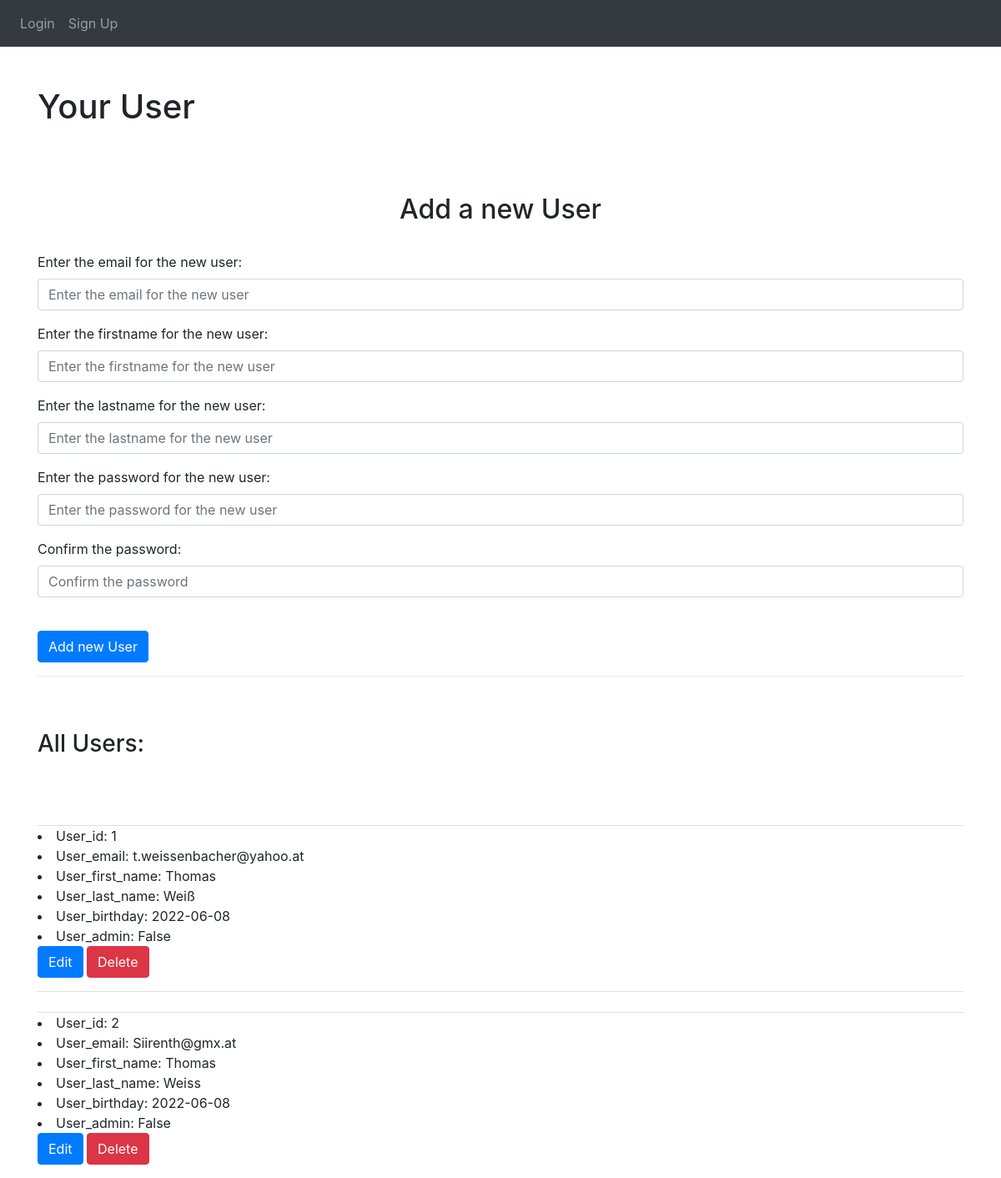
The app's page /all_users, older data.
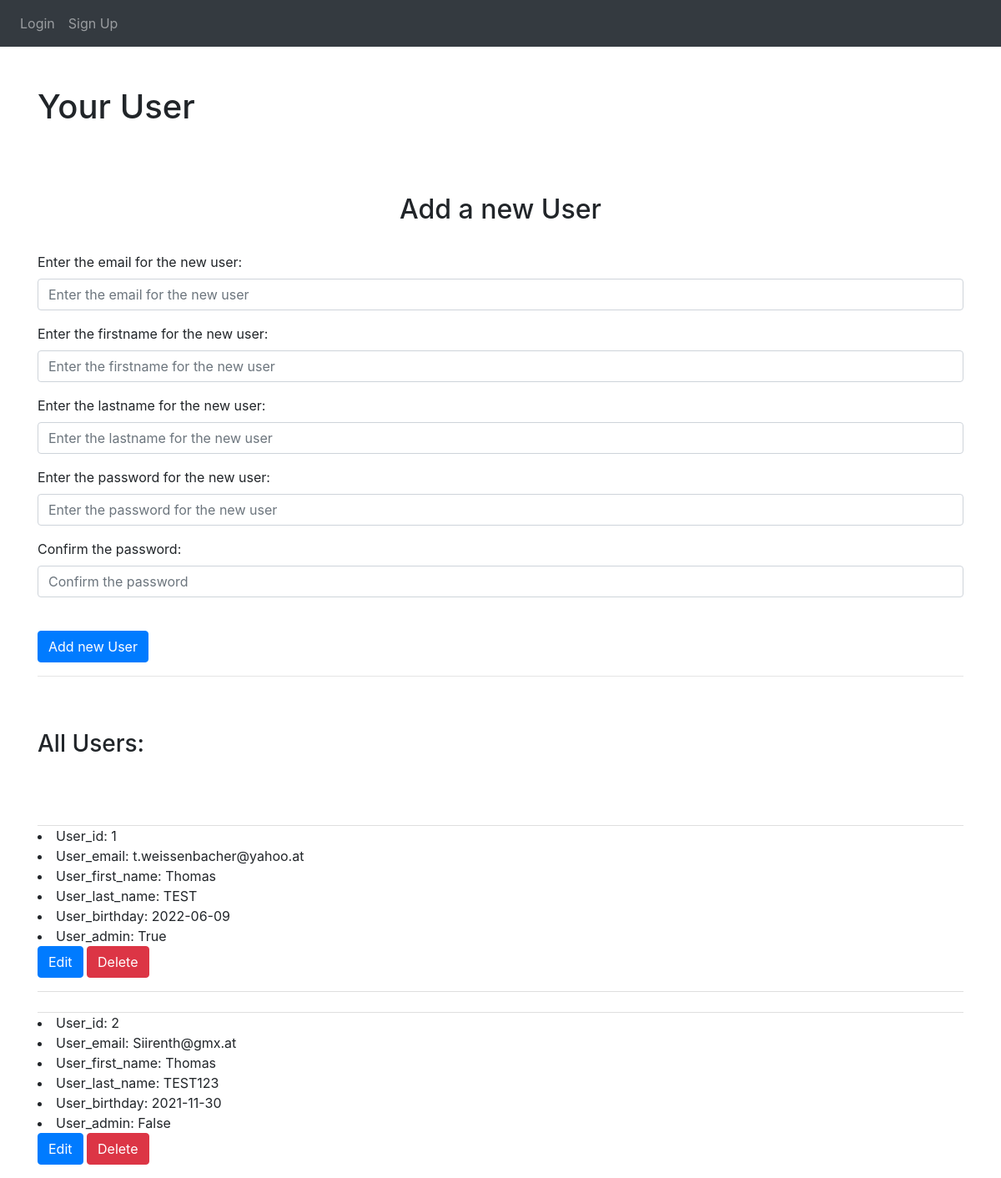
The same page, newer data.
### website/models.py (models this page shows)
class User(db.Model, UserMixin):
    id = db.Column(db.Integer, primary_key=True)
    email = db.Column(db.String(150), unique=True)
    password = db.Column(db.String(150))
    first_name = db.Column(db.String(150))
    last_name = db.Column(db.String(150))
    birthday = db.Column(db.Date, default=func.now())
    admin = db.Column(db.Boolean, default=False)

### website/views.py (the view, shortened to what this page needs)
@views.route('/all_users', methods=['GET', 'POST'])
def get_all_users():
    all_users = User.query.all()
    return render_template("users.html", user=current_user, all_users=all_users)

### website/templates/users.html (shortened to what this page needs)
{% extends "base.html" %}
{% block content %}
<h1 class="py-5">Your User</h1>
    {% if user.admin == False %}
        <li>
            <span class="field-name">Your Email Address:</span>
            <span class="field-value">{{ current_user.email }}</span>
        </li>
        <li>
            <span class="field-name">Your first name:</span>
            <span class="field-value">{{ current_user.first_name }}</span>
        </li>
        <li>
            <span class="field-name">Your last name:</span>
            <span class="field-value">{{ current_user.last_name }}</span>
        </li>
        <li>
            <span class="field-name">Your birthday:</span>
            <span class="field-value">{{ current_user.birthday }}</span>
            <p>
                <a href="/edit_emp_user/{{ current_user.id }}"
                   class="btn btn-primary btn-lg-active"
                   role="button" aria-pressed="true">Adapt your profile
                </a>
            </p>
        </li>
    {% else %}
        <br />
        <form method="POST">
          <h2 align="center">Add a new User</h2>
          <br />
          <div class="form-group">
            <label for="us_email">Enter the email for the new user:</label>
            <input
              type="email"
              class="form-control"
              id="us_email"
              name="us_email"
              placeholder="Enter the email for the new user"
            />
          </div>
          <div class="form-group">
            <label for="us_first_name">Enter the firstname for the new user:</label>
            <input
              type="text"
              class="form-control"
              id="us_first_name"
              name="us_first_name"
              placeholder="Enter the firstname for the new user"
            />
          </div>
          <div class="form-group">
            <label for="us_last_name">Enter the lastname for the new user:</label>
            <input
              type="text"
              class="form-control"
              id="us_last_name"
              name="us_last_name"
              placeholder="Enter the lastname for the new user"
            />
          </div>
          <div class="form-group">
            <label for="us_password1">Enter the password for the new user:</label>
            <input
              type="password"
              class="form-control"
              id="us_password1"
              name="us_password1"
              placeholder="Enter the password for the new user"
            />
          </div>
          <div class="form-group">
            <label for="us_password2">Confirm the password:</label>
            <input
              type="password"
              class="form-control"
              id="us_password2"
              name="us_password2"
              placeholder="Confirm the password"
            />
          </div>
          <br />
          <button type="add" class="btn btn-primary">Add new User</button>
        </form>
        <hr />
        <h3 class="py-5">All Users:</h3>
        <u1 class="list-group list-group-flush" id="users-list">
        {% for u in all_users %}
            <li class="list-group-item">
                <li>
                    <span class="field-name">User_id:</span>
                    <span class="field-value">{{ u.id }}</span>
                </li>
                <li>
                    <span class="field-name">User_email:</span>
                    <span class="field-value">{{ u.email }}</span>
                </li>
                <li>
                    <span class="field-name">User_first_name:</span>
                    <span class="field-value">{{ u.first_name }}</span>
                </li>
                <li>
                    <span class="field-name">User_last_name:</span>
                    <span class="field-value">{{ u.last_name }}</span>
                </li>
                <li>
                    <span class="field-name">User_birthday:</span>
                    <span class="field-value">{{ u.birthday }}</span>
                </li>
                <li>
                    <span class="field-name">User_admin:</span>
                    <span class="field-value">{{ u.admin }}</span>
                    <p>
                        <a href="/edit_users/{{ u.id }}"
                           class="btn btn-primary btn-lg-active"
                           role="button" aria-pressed="true">Edit
                        </a>
                        <button type="button" class="btn btn-danger"
                                onClick="deleteUser({{ u.id }})">Delete
                        </button>
                    </p>
                </li>
            </li>
        {% endfor %}
    </u1>
    {% endif %}
{% endblock %}

### website/templates/base.html (shortened to what this page needs)
<!DOCTYPE html>
<html>
  <head>
    <link
      rel="stylesheet"
      href="https://stackpath.bootstrapcdn.com/bootstrap/4.4.1/css/bootstrap.min.css"
    />
    <link
      rel="stylesheet"
      href="https://stackpath.bootstrapcdn.com/font-awesome/4.7.0/css/font-awesome.min.css"
    />
  </head>
  <body>
    <nav class="navbar navbar-expand-lg navbar-dark bg-dark">
      <div class="collapse navbar-collapse" id="navbar">
        <div class="navbar-nav">
          {% if user.is_authenticated %}
          <a class="nav-item nav-link" id="home" href="/">Home</a>
          <a class="nav-item nav-link" id="logout" href="/logout">Logout</a>
          <a class="nav-item nav-link" id="trainstations" href="/all_trainstations">Trainstations</a>
          <a class="nav-item nav-link" id="sections" href="/all_sections">Sections</a>
          <a class="nav-item nav-link" id="routes" href="/all_routes">Routes</a>
          <a class="nav-item nav-link" id="warnings" href="/all_warnings">Warnings</a>
          <a class="nav-item nav-link" id="users" href="/all_users">Users</a>
          {% else %}
          <a class="nav-item nav-link" id="login" href="/login">Login</a>
          <a class="nav-item nav-link" id="signUp" href="/sign-up">Sign Up</a>
          {% endif %}
        </div>
      </div>
    </nav>
    <div class="container">{% block content %} {% endblock %}</div>
  </body>
</html>

Row changes from the older to the newer data that the page shows:
changed User "t.weissenbacher@yahoo.at": last_name "Weiß" → "TEST"; birthday "2022-06-08" → "2022-06-09"; admin "False" → "True"
changed User "Siirenth@gmx.at": last_name "Weiss" → "TEST123"; birthday "2022-06-08" → "2021-11-30"
